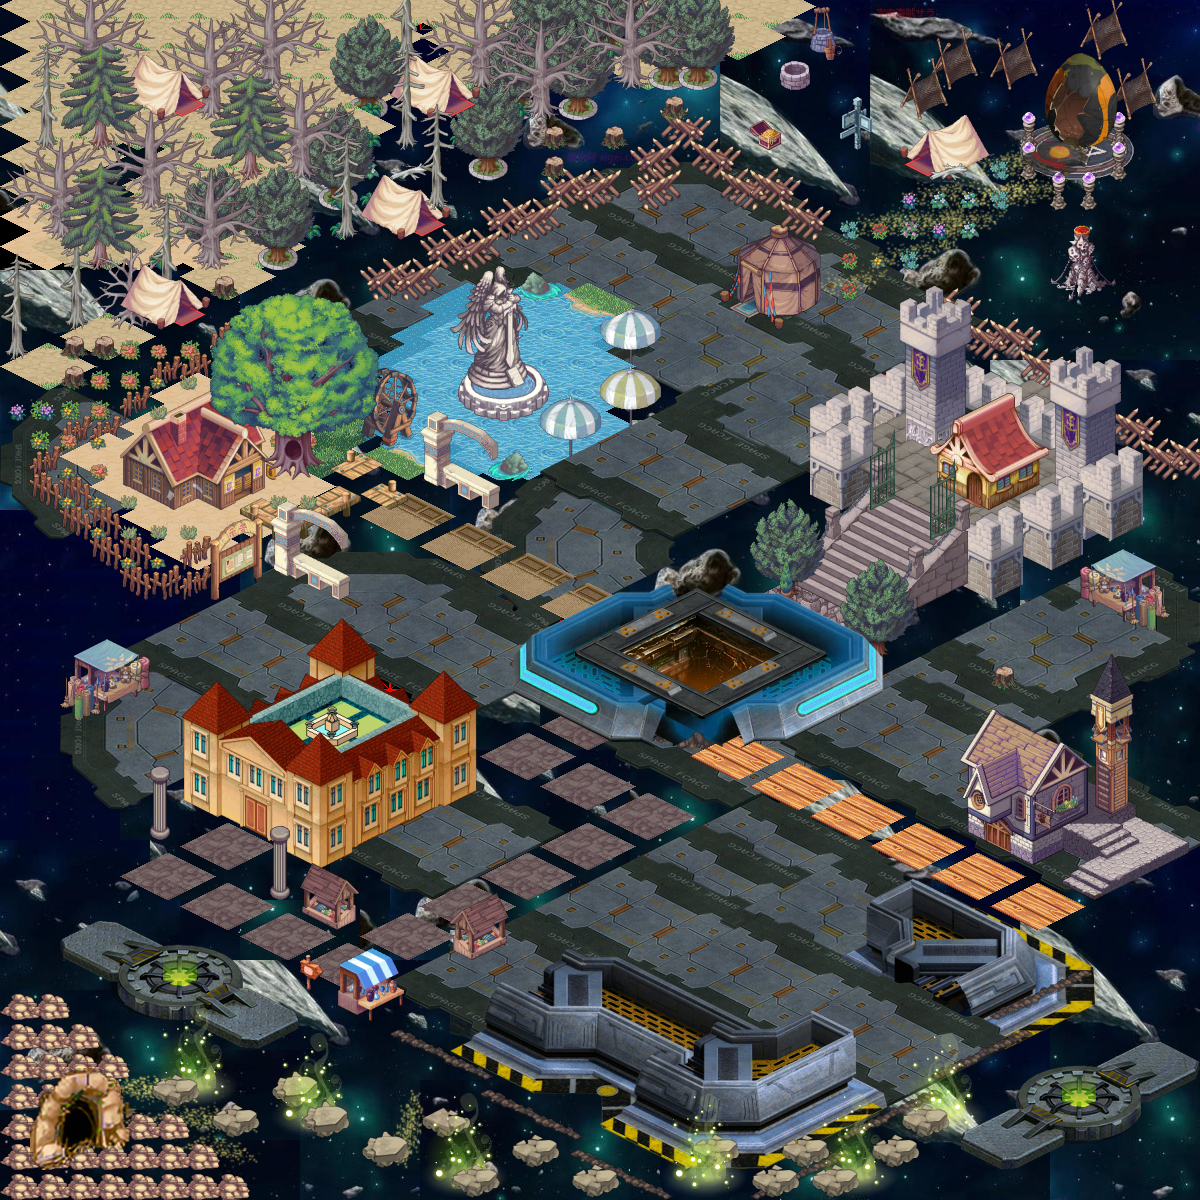

The image is a tile-based game level rendered from a .tmx file. Its description and source (layers, tilesets, objects; grid data summarised) follow:
An orthogonal 40x40 tile map with 30x30 px tiles, 1 tile layer (图块层 1) and 346 objects.

<map version="1.5" tiledversion="1.6.0" orientation="orthogonal" renderorder="right-down" width="40" height="40" tilewidth="30" tileheight="30" infinite="0" nextlayerid="22" nextobjectid="396">
 <tileset firstgid="1" source="7.tsx" />
 <layer id="1" name="图块层 1" width="40" height="40">
  <data>[1600 cells, 1600 non-empty, 1600 distinct tile ids]</data>
 </layer>
 <objectgroup id="2" name="margin">
  <object id="1" x="1185.17" y="838.027" width="13.7632" height="16.8217" />
  <object id="2" x="1166.82" y="856.378" width="33.6434" height="32.1142" />
  <object id="3" x="1139.29" y="859.437" width="24.4679" height="56.5821" />
  <object id="61" x="1131.29" y="688.77" width="17.8012" height="96.5821" />
  <object id="65" x="1052.62" y="720.77" width="17.8012" height="20.5821" />
  <object id="66" x="1033.96" y="723.437" width="17.8012" height="12.5821" />
  <object id="64" x="1073.96" y="715.437" width="17.8012" height="41.9154" />
  <object id="277" x="1073.96" y="715.437" width="17.8012" height="41.9154" />
  <object id="62" x="1153.96" y="678.104" width="17.8012" height="116.582" />
  <object id="63" x="1173.96" y="670.104" width="17.8012" height="133.915" />
  <object id="246" x="910.623" y="610.104" width="17.8012" height="43.9154" />
  <object id="272" x="891.123" y="613.604" width="17.8012" height="49.4154" />
  <object id="274" x="878.123" y="618.604" width="17.8012" height="49.4154" />
  <object id="263" x="929.29" y="644.77" width="7.80123" height="7.91543" />
  <object id="273" x="910.79" y="654.77" width="6.30123" height="5.41543" />
  <object id="275" x="897.79" y="662.27" width="6.30123" height="5.41543" />
  <object id="264" x="945.457" y="634.77" width="10.3012" height="7.91543" />
  <object id="265" x="965.29" y="624.104" width="7.80123" height="7.91543" />
  <object id="266" x="983.957" y="614.104" width="7.80123" height="7.91543" />
  <object id="267" x="1002.62" y="604.77" width="7.80123" height="7.91543" />
  <object id="268" x="1017.29" y="597.437" width="7.80123" height="7.91543" />
  <object id="269" x="1037.96" y="586.77" width="7.80123" height="7.91543" />
  <object id="270" x="1055.96" y="578.104" width="7.80123" height="7.91543" />
  <object id="271" x="1078.62" y="569.437" width="7.80123" height="7.91543" />
  <object id="249" x="927.957" y="600.104" width="17.8012" height="43.9154" />
  <object id="250" x="947.29" y="591.437" width="17.8012" height="43.9154" />
  <object id="251" x="965.957" y="579.437" width="17.8012" height="43.9154" />
  <object id="252" x="985.29" y="569.437" width="17.8012" height="43.9154" />
  <object id="254" x="1002.62" y="562.104" width="17.8012" height="43.9154" />
  <object id="255" x="1021.29" y="554.104" width="17.8012" height="43.9154" />
  <object id="256" x="1038.62" y="543.437" width="17.8012" height="43.9154" />
  <object id="257" x="1058.62" y="534.77" width="17.8012" height="43.9154" />
  <object id="258" x="1077.96" y="525.437" width="17.8012" height="43.9154" />
  <object id="259" x="1097.96" y="516.104" width="17.8012" height="43.9154" />
  <object id="260" x="1115.96" y="509.437" width="17.8012" height="43.9154" />
  <object id="261" x="1115.96" y="490.77" width="26.4679" height="65.2488" />
  <object id="247" x="1155.96" y="478.104" width="17.8012" height="89.2488" />
  <object id="262" x="1175.29" y="477.437" width="23.8012" height="101.915" />
  <object id="248" x="1143.96" y="476.104" width="17.8012" height="87.9154" />
  <object id="86" x="1179.29" y="3.437" width="17.8012" height="432.582" />
  <object id="87" x="1157.96" y="-0.563" width="17.8012" height="432.582" />
  <object id="88" x="1135.29" y="122.104" width="17.8012" height="292.582" />
  <object id="89" x="1115.29" y="180.77" width="17.8012" height="176.582" />
  <object id="90" x="1132.62" y="0.770333" width="17.8012" height="61.9154" />
  <object id="91" x="1056.62" y="-0.563" width="17.8012" height="79.2488" />
  <object id="92" x="1039.29" y="-0.563" width="17.8012" height="79.2488" />
  <object id="93" x="1016.62" y="-3.22967" width="17.8012" height="37.9154" />
  <object id="94" x="991.29" y="-0.563" width="17.8012" height="37.9154" />
  <object id="95" x="967.29" y="-1.89633" width="17.8012" height="37.9154" />
  <object id="96" x="943.29" y="-1.89633" width="17.8012" height="37.9154" />
  <object id="97" x="917.957" y="-1.89633" width="17.8012" height="52.5821" />
  <object id="98" x="897.957" y="-0.563" width="17.8012" height="71.2488" />
  <object id="99" x="876.623" y="-1.89633" width="17.8012" height="80.5821" />
  <object id="100" x="853.957" y="-3.22967" width="17.8012" height="92.5821" />
  <object id="101" x="839.29" y="2.10367" width="12.4679" height="92.5821" />
  <object id="34" x="101.957" y="563.437" width="17.8012" height="76.5821" />
  <object id="67" x="121.957" y="594.104" width="17.8012" height="47.2488" />
  <object id="4" x="1163.76" y="893.08" width="36.7019" height="50.4651" />
  <object id="35" x="-6.90667" y="918.413" width="66.0352" height="78.4651" />
  <object id="33" x="83.76" y="541.08" width="15.3686" height="98.4651" />
  <object id="80" x="2.42667" y="381.08" width="15.3686" height="54.4651" />
  <object id="81" x="-0.24" y="486.413" width="15.3686" height="54.4651" />
  <object id="69" x="63.76" y="538.413" width="15.3686" height="126.465" />
  <object id="32" x="3.76" y="537.08" width="58.0352" height="273.132" />
  <object id="5" x="1119.41" y="890.022" width="16.8217" height="32.1142" />
  <object id="41" x="416.743" y="1055.36" width="16.8217" height="32.1142" />
  <object id="48" x="142.077" y="892.689" width="16.8217" height="48.1142" />
  <object id="50" x="162.077" y="904.689" width="16.8217" height="37.4475" />
  <object id="51" x="184.743" y="916.689" width="16.8217" height="32.1142" />
  <object id="73" x="207.41" y="923.355" width="16.8217" height="28.1142" />
  <object id="74" x="224.743" y="932.689" width="16.8217" height="28.1142" />
  <object id="75" x="244.743" y="948.689" width="16.8217" height="36.1142" />
  <object id="76" x="264.743" y="954.022" width="16.8217" height="42.7809" />
  <object id="77" x="283.41" y="967.355" width="16.8217" height="42.7809" />
  <object id="78" x="303.41" y="976.689" width="16.8217" height="42.7809" />
  <object id="47" x="119.41" y="888.689" width="16.8217" height="38.7809" />
  <object id="71" x="59.41" y="919.355" width="16.8217" height="13.4475" />
  <object id="72" x="60.7433" y="954.022" width="16.8217" height="13.4475" />
  <object id="53" x="152.743" y="587.355" width="16.8217" height="38.7809" />
  <object id="68" x="142.077" y="594.022" width="16.8217" height="37.4475" />
  <object id="82" x="19.41" y="498.022" width="16.8217" height="37.4475" />
  <object id="54" x="174.077" y="595.355" width="16.8217" height="25.4475" />
  <object id="83" x="39.41" y="510.022" width="16.8217" height="25.4475" />
  <object id="52" x="122.077" y="807.355" width="16.8217" height="62.7809" />
  <object id="45" x="438.077" y="1060.69" width="16.8217" height="32.1142" />
  <object id="46" x="459.41" y="1068.69" width="16.8217" height="32.1142" />
  </objectgroup>
 <objectgroup id="3" name="对象层 2">
  <!-- 182 objects omitted --></objectgroup>
 <objectgroup id="4" name="对象层 3" />
 <objectgroup id="5" name="对象层 4" />
 <objectgroup id="6" name="对象层 5" />
 <objectgroup id="7" name="对象层 6" />
 <objectgroup id="8" name="对象层 7" />
 <objectgroup id="9" name="对象层 8" />
 <objectgroup id="10" name="portal">
  <!-- 1 objects omitted --></objectgroup>
 <objectgroup id="11" name="对象层 10" />
 <objectgroup id="12" name="对象层 11" />
 <objectgroup id="13" name="对象层 12" />
 <objectgroup id="14" name="对象层 13" />
 <objectgroup id="15" name="对象层 14" />
 <objectgroup id="16" name="对象层 15" />
 <objectgroup id="17" name="对象层 16" />
 <objectgroup id="18" name="对象层 17" />
 <objectgroup id="21" name="对象层 18" />
</map>
<!-- 260 of 346 objects omitted -->
